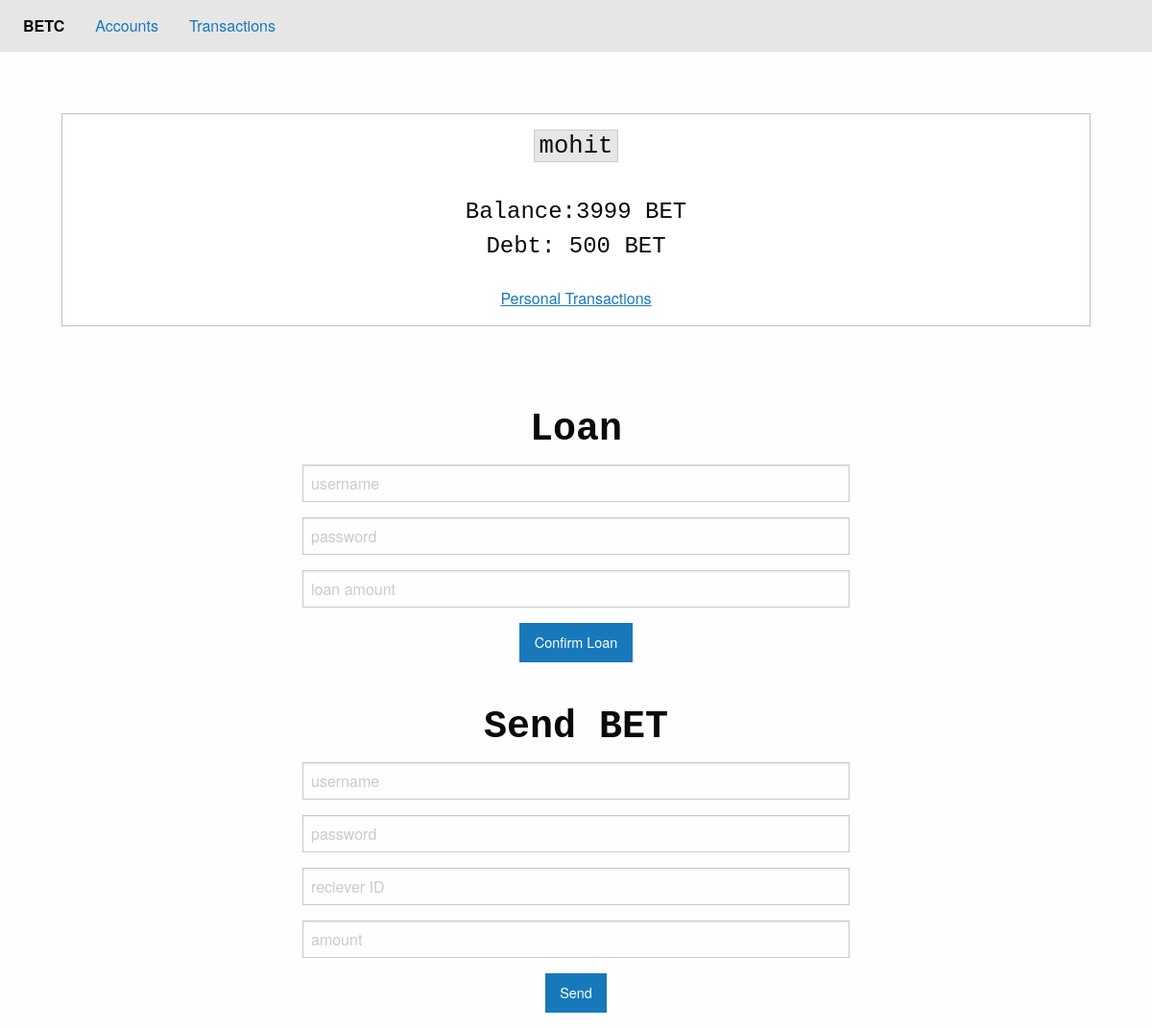
The app's page /accounts/mohit, older data.
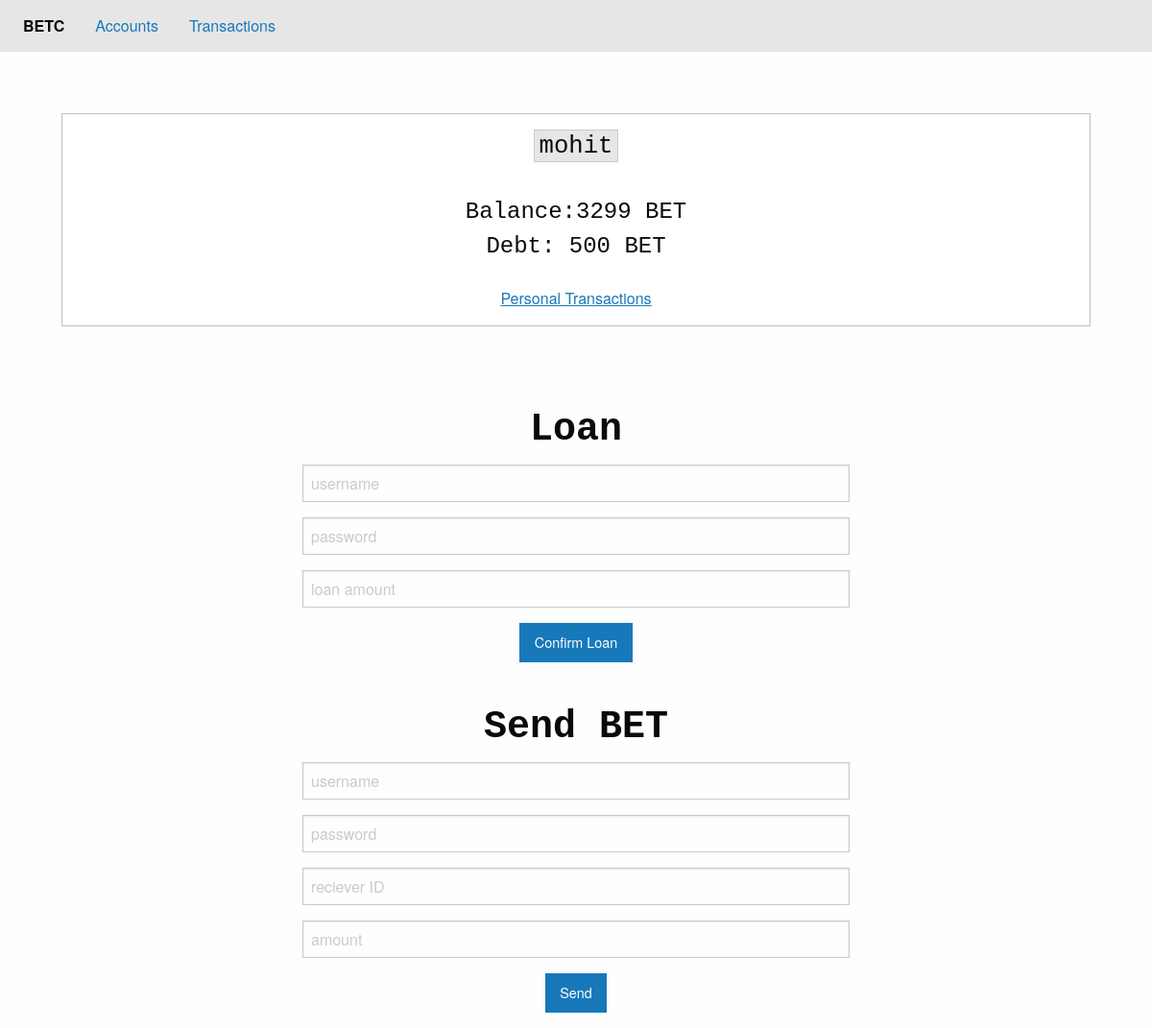
The same page, newer data.
### app/models.py (models this page shows)
class Wallet(db.Model):
    id = db.Column(db.Integer, primary_key=True)
    username = db.Column(db.String, unique=True, nullable=False)
    password = db.Column(db.String, nullable=False)
    balance = db.Column(db.Integer,nullable=True, default=1000)
    inDept = db.Column(db.Integer, default=0)
    wins = db.Column(db.Integer, default=0)

### app/routes.py (the view)
@app.route("/accounts/<username>")
def getWallet(username):
    try:
        wallet = Wallet.query.filter_by(username=username).first()
        return render_template("wallet.html", wallet=wallet)
    except:
        return "User not found"

### app/templates/wallet.html (shortened to what this page needs)
{% extends "index.html" %}
{% block content %}
<section style="width: 100%; text-align:center; padding: 4rem;">
  <div class="callout">
    <h5><code style="font-size: 1.6rem;">{{ wallet.username }}</code></h5>
    <br>
    <span style="font-size: 1.5rem; font-family:'Courier New', Courier, monospace">Balance:{{wallet.balance}} BET</span>
    <br>
    <span style="font-size: 1.5rem; font-family:'Courier New', Courier, monospace">Debt: 500 BET</span>
    <br>
    <br>
    <a href="/transactions/{{wallet.username}}" style="text-decoration:underline;">Personal Transactions</a>
  </div>
</section>
<form method="POST" action="/loan" style="width: 50%;margin:auto; text-align: center;">
  <h2 style="font-family:'Courier New', Courier, monospace;"> <b> Loan</b></h2>
  <div class="grid-container">
    <div>
      <div>
        <input name="username" type="text" placeholder="username">
      </div>
      <div>
        <input type="password" placeholder="password" name="password">
      </div>
      <div>
        <input type="text" placeholder="loan amount" name="loanValue">
      </div>
      <button type="submit" class="button">Confirm Loan</button>
    </div>
  </div>
</form>
<br>
<form method="POST" action="/send" style="width: 50%;margin:auto; text-align: center;">
  <h2 style="font-family:'Courier New', Courier, monospace;"> <b> Send BET</b></h2>
  <div class="grid-container">
    <div>
      <div>
        <input name="username" type="text" placeholder="username">
      </div>
      <div>
        <input type="password" placeholder="password" name="password">
      </div>
      <div>
        <input type="text" placeholder="reciever ID" name="reciever">
      </div>
      <div>
        <input type="text" placeholder="amount" name="amount">
      </div>
      <button type="submit" class="button">Send</button>
    </div>
  </div>
</form>
{% endblock %}

Row changes from the older to the newer data that the page shows:
changed Wallet "mohit": balance "3999" → "3299"
